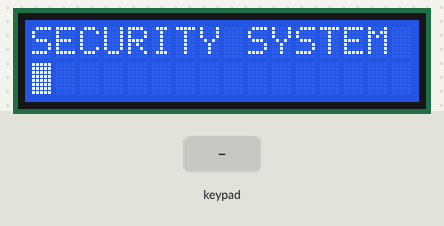
Simulated run of this sketch. Board: Arduino Uno, built with avr-gcc and run on an emulated ATmega328P. Shown: 16×2 character LCD. Wiring (inferred from the names in the program): 4×3 keypad with keys 1 2 3 4 5 6 7 8 9 * 0 # (labels assumed): rows pin 10, pin 11, pin 12, pin 13; columns pin 6, pin 7, pin 8. The inputs (shaded band) are chosen by the test bench.

Above: at 1.2 s.
1.3 s: keypad keys 2 2 2 # pressed 0.4 s apart
At 2.9 s:
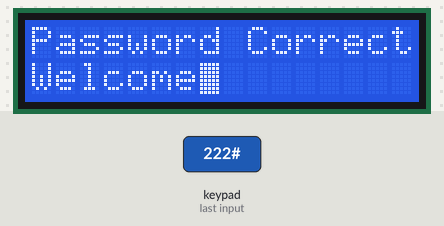
4.4 s: key '1' pressed
At 5.4 s:
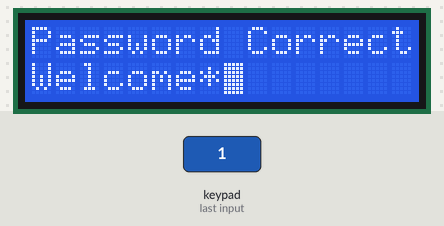
5.9 s: keypad keys 2 2 2 * pressed 0.4 s apart
At 7.6 s:
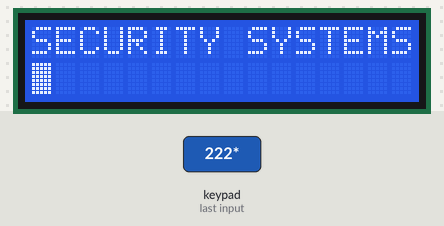
9.0 s: key '2' pressed
At 10.1 s:
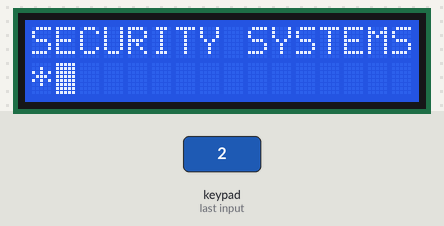
10.5 s: keypad keys 1 3 9 # pressed 0.4 s apart
At 12.4 s:
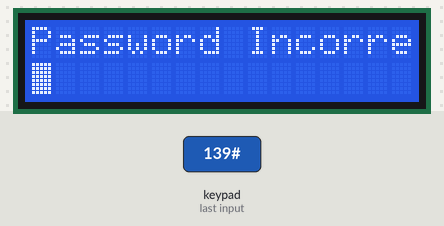
13.6 s: key '3' pressed
At 14.8 s:
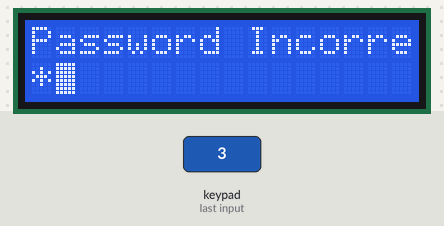
Timing chart, 0 to 16.1 s (numbered marks = the images above; inputs shaded):
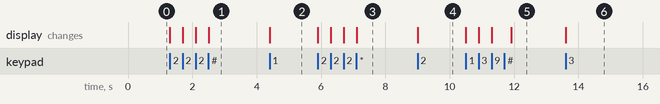

The sketch:

Security_System.ino
```cpp
#include<LiquidCrystal.h>
int rs=5 , e=3, d4=2,d5=16, d6=15,d7=14;
LiquidCrystal lcd(rs, e, d4,d5,d6,d7);
int r1=10, r2=11, r3=12, r4=13 ;
int c1=6, c2=7, c3=8 ;
/*
 * 1 2 3
 * 4 5 6
 * 7 8 9
 * C 0 Ch
 */

void setup()
{
  lcd.begin(16,2); lcd.print("SECURITY SYSTEM" ) ;
  // all rows as OUTPUT, columns as INPUT, make all Columns HIGH
  pinMode(r1,OUTPUT);  pinMode(r2,OUTPUT);  pinMode(r3,OUTPUT);   pinMode(r4,OUTPUT);
  pinMode(c1,INPUT);   pinMode(c2,INPUT);   pinMode(c3,INPUT);

  lcd.setCursor(0,1); lcd.blink();
}

  long int n=0,n1=0,password=222;

  int count=1;
  boolean isUserValid=false;

  void loop(){
  //make ROW1 as LOW, rest all rows HIGH and check all the corresponding columns
  digitalWrite(r1,LOW);   digitalWrite(r2,HIGH);  digitalWrite(r3,HIGH); digitalWrite(r4,HIGH);

  digitalWrite(c1,HIGH);  digitalWrite(c2,HIGH);  digitalWrite(c3,HIGH);


  if(digitalRead(c1)==LOW){ lcd.print("*"); n=n*10+1;delay(300);   }
  if(digitalRead(c2)==LOW){ lcd.print("*"); n=n*10+2; delay(300);   }
  if(digitalRead(c3)==LOW){ lcd.print("*"); n=n*10+3;delay(300);  }

  //make ROW2 as LOW, rest all rows HIGH and check all the corresponding columns
  digitalWrite(r1,HIGH);   digitalWrite(r2,LOW);  digitalWrite(r3,HIGH); digitalWrite(r4,HIGH);
  if(digitalRead(c1)==LOW){ lcd.print("*"); n=n*10+4; delay(300);  }
  if(digitalRead(c2)==LOW){ lcd.print("*"); n=n*10+5; delay(300);  }
  if(digitalRead(c3)==LOW){ lcd.print("*"); n=n*10+6; delay(300);  }

  //make ROW3 as LOW, rest all rows HIGH and check all the corresponding columns
  digitalWrite(r1,HIGH);   digitalWrite(r2,HIGH);  digitalWrite(r3,LOW); digitalWrite(r4,HIGH);
  if(digitalRead(c1)==LOW){ lcd.print("*"); n=n*10+7; delay(300);  }
  if(digitalRead(c2)==LOW){ lcd.print("*"); n=n*10+8; delay(300);  }
  if(digitalRead(c3)==LOW){ lcd.print("*"); n=n*10+9; delay(300);  }

  //make ROW4 as LOW, rest all rows HIGH and check all the corresponding columns
  digitalWrite(r1,HIGH);   digitalWrite(r2,HIGH);  digitalWrite(r3,HIGH); digitalWrite(r4,LOW);
  if(digitalRead(c1)==LOW){ lcd.clear();lcd.print("SECURITY SYSTEMS"); lcd.setCursor(0,1); lcd.blink(); n=0; }      //when we press the button clear


  if(digitalRead(c2)==LOW){ lcd.print("*"); n=n*10+ 0; delay(300);  }


  if(digitalRead(c3)==LOW){  // Validate the password 222
n1=n;

if(n1==password)
{
  lcd.clear();
  lcd.print("Password Correct");
  lcd.setCursor(0,1); lcd.print("Welcome");
  isUserValid=true;
  count=1;
}
else
{
  digitalWrite(4,HIGH);  // buzzer connected to pin 1 goes high
  delay(200);
  digitalWrite(4,LOW);
  lcd.clear();
  lcd.print("Password Incorrect");
  lcd.setCursor(0,1);
  isUserValid=false;
}
n=0;
delay(300);
if(isUserValid==false)
{
  count++;
  if(count>=6)
{
  lcd.clear();
  lcd.print("SYSTEM LOCKED");
  digitalWrite(4,HIGH);
  while(1);
}

}

  }


  }
```

Measured:
- after the input at 1.3 s, the display: first changes at once (image 1 shows a later state)
- after the input at 4.4 s, the display: changes at once (image 2)
- after the input at 5.9 s, the display: first changes at once (image 3 shows a later state)
- after the input at 9.0 s, the display: changes at once (image 4)
- after the input at 10.5 s, the display: first changes at once (image 5 shows a later state)
- after the input at 13.6 s, the display: changes at once (image 6)
